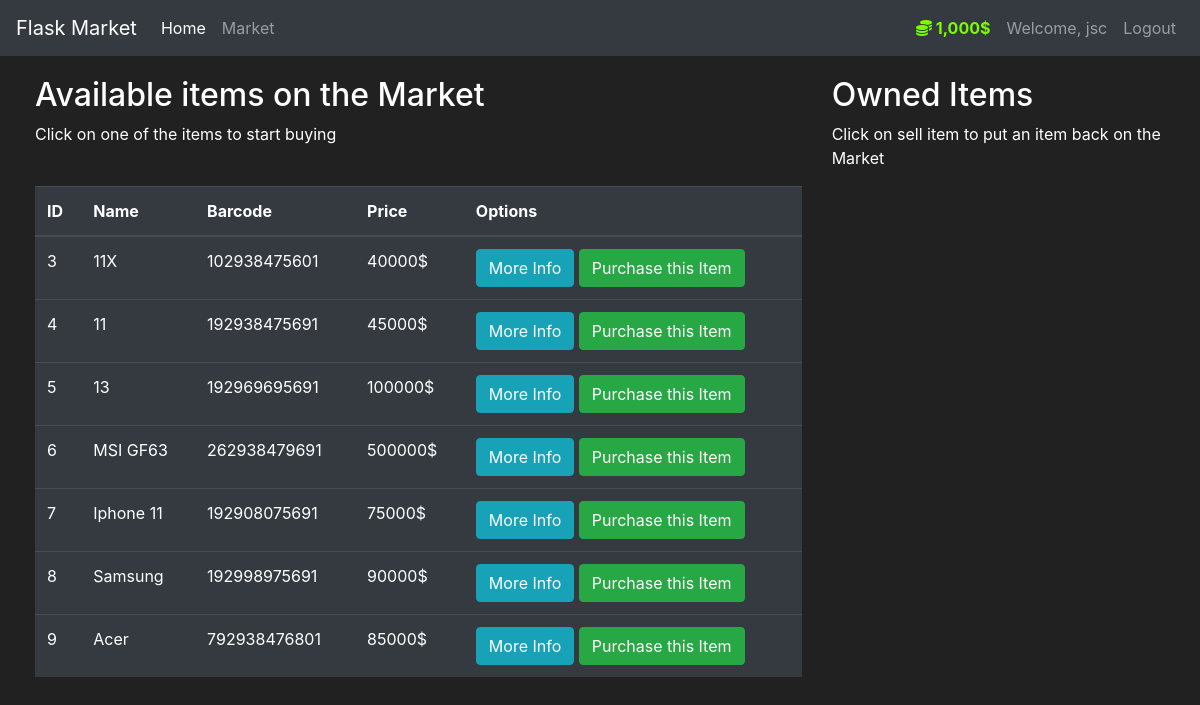
The app's page /market (signed in) with its own data.
### market/models.py (models this page shows, shortened)
class User(db.Model, UserMixin):
    id = db.Column(db.Integer(), primary_key=True)
    username = db.Column(db.String(length=30), nullable=False, unique=True)
    email_address = db.Column(db.String(length=50), nullable=False, unique=True)
    password_hash = db.Column(db.String(length=60), nullable=False)
    budget = db.Column(db.Integer(), nullable=False, default=1000)
    items = db.relationship('Item', backref='owned_user', lazy=True)
    @property
    def prettier_budget(self):
        if len(str(self.budget)) >= 4:
            return f'{str(self.budget)[:-3]},{str(self.budget)[-3:]}$'
        else:
            return f"{self.budget}$"
    @property
    def password(self):
        return self.password

class Item(db.Model):
    id = db.Column(db.Integer(), primary_key=True)
    name = db.Column(db.String(length=30), nullable=False, unique=True)
    price = db.Column(db.Integer(), nullable=False)
    barcode = db.Column(db.String(length=12), nullable=False, unique=True)
    description = db.Column(db.String(length=1024), nullable=False, unique=True)
    owner = db.Column(db.Integer(), db.ForeignKey('user.id'))
    def __repr__(self):
        return f'Item {self.name}'

### market/routes.py (the view, shortened to what this page needs)
@app.route('/market', methods=['GET', 'POST'])
@login_required
def market_page():
    purchase_form = PurchaseItemForm()
    selling_form = SellItemForm()
    if request.method == "GET":
        items = Item.query.filter_by(owner=None)
        print(items.first())
        owned_items = Item.query.filter_by(owner=current_user.id)
        print(owned_items.first())
        return render_template('market.html', items=items, purchase_form=purchase_form, owned_items=owned_items, selling_form=selling_form)

### market/models.py (called while the page is built)
@login_manager.user_loader
def load_user(user_id):
    return User.query.get(int(user_id))

### market/templates/market.html (shortened to what this page needs)
{% extends 'base.html' %}
{% block content %}
<div class="row" style="margin-top:20px; margin-left:20px">
   <div class="col-8">
       <h2>Available items on the Market</h2>
       <p>Click on one of the items to start buying</p>
       <br>
      <table class="table table-hover table-dark">
         <thead>
            <tr>
               <th scope="col">ID</th>
               <th scope="col">Name</th>
               <th scope="col">Barcode</th>
               <th scope="col">Price</th>
               <th scope="col">Options</th>
            </tr>
         </thead>
         <tbody>
            {% for item in items %}
            <tr>
               <td>{{ item.id }}</td>
               <td>{{ item.name }}</td>
               <td>{{ item.barcode }}</td>
               <td>{{ item.price }}$</td>
               <td>
                  <button class="btn btn-outline btn-info" data-toggle="modal" data-target="#Modal-MoreInfo-{{ item.id }}">More Info</button>
                  <button class="btn btn-outline btn-success" data-toggle="modal" data-target="#Modal-PurchaseConfirm-{{ item.id }}">Purchase this Item</button>
               </td>
            </tr>
            {% endfor %}
         </tbody>
      </table>
   </div>
   <div class="col-4">
        <h2>Owned Items</h2>
        <p>Click on sell item to put an item back on the Market</p>
        <br>
   </div>
</div>
{% endblock %}

### market/templates/base.html (shortened to what this page needs)
<!doctype html>
<html lang="en">
   <head>
      <link rel="stylesheet" href="https://cdn.jsdelivr.net/npm/bootstrap@4.5.3/dist/css/bootstrap.min.css">
   </head>
   <body>
    <nav class="navbar navbar-expand-md navbar-dark bg-dark">
      <a class="navbar-brand" href="#">Flask Market</a>
      <div class="collapse navbar-collapse" id="navbarNav">
        <ul class="navbar-nav mr-auto">
            <li class="nav-item active">
                <a class="nav-link" href="{{ url_for('home_page') }}">Home <span class="sr-only">(current)</span></a>
            </li>
            <li class="nav-item">
                <a class="nav-link" href="{{ url_for('market_page') }}">Market</a>
            </li>
        </ul>
          {% if current_user.is_authenticated %}
            <ul class="navbar-nav">
                <li class="nav-item">
                    <a class="nav-link" style="color: lawngreen; font-weight: bold">
                        <i class="fas fa-coins"></i>
                        {{ current_user.prettier_budget }}
                    </a>
                </li>
                <li class="nav-item">
                    <a class="nav-link">Welcome, {{ current_user.username }}</a>
                </li>
                <li class="nav-item">
                    <a class="nav-link" href="{{ url_for('logout_page') }}">Logout</a>
                </li>
            </ul>
          {% endif %}
      </div>
    </nav>
      {% block content %}
      {% endblock %}
   </body>
</html>

### market/templates/base.html (style rules this page uses)
body { background-color: #212121; color: white }

### records on screen
User: prettier_budget "1,000$", username "jsc"
Item: id "3", name "11X", barcode "102938475601", price "40000"
Item: id "4", name "11", barcode "192938475691", price "45000"
Item: id "5", name "13", barcode "192969695691", price "100000"
Item: id "6", name "MSI GF63", barcode "262938479691", price "500000"
Item: id "7", name "Iphone 11", barcode "192908075691", price "75000"
Item: id "8", name "Samsung", barcode "192998975691", price "90000"
Item: id "9", name "Acer", barcode "792938476801", price "85000"
